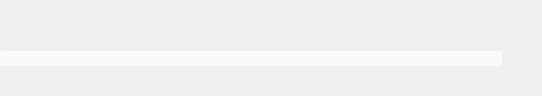
<?xml version="1.0" encoding="UTF-8"?>
<ui version="4.0">
 <class>ProgressDialog</class>
 <widget class="QWidget" name="ProgressDialog">
  <property name="geometry">
   <rect>
    <x>0</x>
    <y>0</y>
    <width>542</width>
    <height>96</height>
   </rect>
  </property>
  <property name="sizePolicy">
   <sizepolicy hsizetype="Minimum" vsizetype="Minimum">
    <horstretch>0</horstretch>
    <verstretch>0</verstretch>
   </sizepolicy>
  </property>
  <property name="windowTitle">
   <string>Form</string>
  </property>
  <property name="styleSheet">
   <string notr="true">QTextEdit, QTextBrowser {
background:rgba(0,0,0,0);
}
/* #QProgressBar */        

    QProgressBar {
        border-radius: 2px;
        text-align: center;
        color: #222222;
        background-color: rgba(255, 255, 255, 180);
        border:1px solid qradialgradient(spread:pad, cx:0.5, cy:0.5, radius:0.276201, fx:0.5, fy:0.5,
            stop:0 rgba(255, 255, 255, 100),
            stop:1 rgba(0, 0, 0, 0))
    }

    QProgressBar:chunk {
        background-color: qlineargradient(spread:pad, x1:0, y1:0, x2:0, y2:1,
            stop:0.473118 rgba(200, 79, 136, 255),
            stop:0.489247 rgba(200, 52, 119, 255),
            stop:1 rgba(200, 0, 105, 255));
        border-radius: 2px;
    }</string>
  </property>
  <layout class="QVBoxLayout" name="mainLayout">
   <property name="spacing">
    <number>0</number>
   </property>
   <property name="margin">
    <number>0</number>
   </property>
   <item>
    <widget class="QWidget" name="widget" native="true">
     <layout class="QGridLayout" name="gridLayout">
      <property name="margin">
       <number>0</number>
      </property>
      <property name="spacing">
       <number>0</number>
      </property>
      <item row="0" column="0">
       <layout class="QHBoxLayout" name="horizontalLayout_4">
        <item>
         <layout class="QVBoxLayout" name="verticalLayout">
          <property name="spacing">
           <number>0</number>
          </property>
          <item>
           <widget class="QTextBrowser" name="operationInfo">
            <property name="sizePolicy">
             <sizepolicy hsizetype="Expanding" vsizetype="Fixed">
              <horstretch>0</horstretch>
              <verstretch>0</verstretch>
             </sizepolicy>
            </property>
            <property name="minimumSize">
             <size>
              <width>0</width>
              <height>24</height>
             </size>
            </property>
            <property name="maximumSize">
             <size>
              <width>16777215</width>
              <height>24</height>
             </size>
            </property>
            <property name="font">
             <font>
              <pointsize>12</pointsize>
              <weight>75</weight>
              <bold>true</bold>
             </font>
            </property>
            <property name="frameShape">
             <enum>QFrame::NoFrame</enum>
            </property>
            <property name="verticalScrollBarPolicy">
             <enum>Qt::ScrollBarAlwaysOff</enum>
            </property>
            <property name="horizontalScrollBarPolicy">
             <enum>Qt::ScrollBarAlwaysOff</enum>
            </property>
            <property name="html">
             <string notr="true">&lt;!DOCTYPE HTML PUBLIC &quot;-//W3C//DTD HTML 4.0//EN&quot; &quot;http://www.w3.org/TR/REC-html40/strict.dtd&quot;&gt;
&lt;html&gt;&lt;head&gt;&lt;meta name=&quot;qrichtext&quot; content=&quot;1&quot; /&gt;&lt;style type=&quot;text/css&quot;&gt;
p, li { white-space: pre-wrap; }
&lt;/style&gt;&lt;/head&gt;&lt;body style=&quot; font-family:'Sans Serif'; font-size:12pt; font-weight:600; font-style:normal;&quot;&gt;
&lt;p style=&quot;-qt-paragraph-type:empty; margin-top:0px; margin-bottom:0px; margin-left:0px; margin-right:0px; -qt-block-indent:0; text-indent:0px; font-family:'Droid Sans'; font-size:9pt; font-weight:400;&quot;&gt;&lt;br /&gt;&lt;/p&gt;&lt;/body&gt;&lt;/html&gt;</string>
            </property>
            <property name="textInteractionFlags">
             <set>Qt::NoTextInteraction</set>
            </property>
           </widget>
          </item>
          <item>
           <layout class="QHBoxLayout" name="horizontalLayout_2">
            <property name="spacing">
             <number>0</number>
            </property>
            <item>
             <widget class="QTextBrowser" name="actionLabel">
              <property name="sizePolicy">
               <sizepolicy hsizetype="Expanding" vsizetype="Expanding">
                <horstretch>0</horstretch>
                <verstretch>0</verstretch>
               </sizepolicy>
              </property>
              <property name="minimumSize">
               <size>
                <width>0</width>
                <height>17</height>
               </size>
              </property>
              <property name="maximumSize">
               <size>
                <width>16777215</width>
                <height>17</height>
               </size>
              </property>
              <property name="frameShape">
               <enum>QFrame::NoFrame</enum>
              </property>
              <property name="verticalScrollBarPolicy">
               <enum>Qt::ScrollBarAlwaysOff</enum>
              </property>
              <property name="horizontalScrollBarPolicy">
               <enum>Qt::ScrollBarAlwaysOff</enum>
              </property>
              <property name="html">
               <string notr="true">&lt;!DOCTYPE HTML PUBLIC &quot;-//W3C//DTD HTML 4.0//EN&quot; &quot;http://www.w3.org/TR/REC-html40/strict.dtd&quot;&gt;
&lt;html&gt;&lt;head&gt;&lt;meta name=&quot;qrichtext&quot; content=&quot;1&quot; /&gt;&lt;style type=&quot;text/css&quot;&gt;
p, li { white-space: pre-wrap; }
&lt;/style&gt;&lt;/head&gt;&lt;body style=&quot; font-family:'Sans Serif'; font-size:9pt; font-weight:400; font-style:normal;&quot;&gt;
&lt;p style=&quot;-qt-paragraph-type:empty; margin-top:0px; margin-bottom:0px; margin-left:0px; margin-right:0px; -qt-block-indent:0; text-indent:0px; font-family:'Droid Sans';&quot;&gt;&lt;br /&gt;&lt;/p&gt;&lt;/body&gt;&lt;/html&gt;</string>
              </property>
             </widget>
            </item>
           </layout>
          </item>
         </layout>
        </item>
        <item>
         <widget class="QTextEdit" name="percentage">
          <property name="sizePolicy">
           <sizepolicy hsizetype="Fixed" vsizetype="Fixed">
            <horstretch>0</horstretch>
            <verstretch>0</verstretch>
           </sizepolicy>
          </property>
          <property name="minimumSize">
           <size>
            <width>140</width>
            <height>44</height>
           </size>
          </property>
          <property name="maximumSize">
           <size>
            <width>140</width>
            <height>44</height>
           </size>
          </property>
          <property name="font">
           <font>
            <pointsize>22</pointsize>
            <weight>75</weight>
            <bold>true</bold>
           </font>
          </property>
          <property name="styleSheet">
           <string notr="true"/>
          </property>
          <property name="frameShape">
           <enum>QFrame::NoFrame</enum>
          </property>
          <property name="verticalScrollBarPolicy">
           <enum>Qt::ScrollBarAlwaysOff</enum>
          </property>
          <property name="horizontalScrollBarPolicy">
           <enum>Qt::ScrollBarAlwaysOff</enum>
          </property>
          <property name="undoRedoEnabled">
           <bool>false</bool>
          </property>
          <property name="html">
           <string notr="true">&lt;!DOCTYPE HTML PUBLIC &quot;-//W3C//DTD HTML 4.0//EN&quot; &quot;http://www.w3.org/TR/REC-html40/strict.dtd&quot;&gt;
&lt;html&gt;&lt;head&gt;&lt;meta name=&quot;qrichtext&quot; content=&quot;1&quot; /&gt;&lt;style type=&quot;text/css&quot;&gt;
p, li { white-space: pre-wrap; }
&lt;/style&gt;&lt;/head&gt;&lt;body style=&quot; font-family:'Sans Serif'; font-size:22pt; font-weight:600; font-style:normal;&quot;&gt;
&lt;p style=&quot;-qt-paragraph-type:empty; margin-top:0px; margin-bottom:0px; margin-left:0px; margin-right:0px; -qt-block-indent:0; text-indent:0px; font-family:'Droid Sans';&quot;&gt;&lt;br /&gt;&lt;/p&gt;&lt;/body&gt;&lt;/html&gt;</string>
          </property>
          <property name="textInteractionFlags">
           <set>Qt::NoTextInteraction</set>
          </property>
         </widget>
        </item>
       </layout>
      </item>
      <item row="1" column="0">
       <layout class="QHBoxLayout" name="horizontalLayout">
        <item>
         <widget class="QProgressBar" name="progressBar">
          <property name="minimumSize">
           <size>
            <width>220</width>
            <height>15</height>
           </size>
          </property>
          <property name="maximumSize">
           <size>
            <width>16777215</width>
            <height>15</height>
           </size>
          </property>
          <property name="value">
           <number>0</number>
          </property>
          <property name="textVisible">
           <bool>false</bool>
          </property>
         </widget>
        </item>
        <item>
         <widget class="QPushButton" name="cancelButton">
          <property name="maximumSize">
           <size>
            <width>50</width>
            <height>16777215</height>
           </size>
          </property>
          <property name="text">
           <string/>
          </property>
          <property name="icon">
           <iconset>
            <normaloff>../../../../../../../../../../../../../../../../../../../usr/share/icons/oxygen/16x16/status/dialog-error.png</normaloff>../../../../../../../../../../../../../../../../../../../usr/share/icons/oxygen/16x16/status/dialog-error.png</iconset>
          </property>
          <property name="shortcut">
           <string>Alt+C</string>
          </property>
          <property name="flat">
           <bool>true</bool>
          </property>
         </widget>
        </item>
       </layout>
      </item>
      <item row="2" column="0">
       <layout class="QHBoxLayout" name="horizontalLayout_3">
        <item>
         <widget class="QTextEdit" name="completedInfo">
          <property name="sizePolicy">
           <sizepolicy hsizetype="Fixed" vsizetype="Fixed">
            <horstretch>0</horstretch>
            <verstretch>0</verstretch>
           </sizepolicy>
          </property>
          <property name="maximumSize">
           <size>
            <width>340</width>
            <height>20</height>
           </size>
          </property>
          <property name="font">
           <font>
            <weight>75</weight>
            <bold>true</bold>
           </font>
          </property>
          <property name="styleSheet">
           <string notr="true"/>
          </property>
          <property name="frameShape">
           <enum>QFrame::NoFrame</enum>
          </property>
          <property name="frameShadow">
           <enum>QFrame::Plain</enum>
          </property>
          <property name="lineWidth">
           <number>0</number>
          </property>
          <property name="verticalScrollBarPolicy">
           <enum>Qt::ScrollBarAlwaysOff</enum>
          </property>
          <property name="horizontalScrollBarPolicy">
           <enum>Qt::ScrollBarAlwaysOff</enum>
          </property>
          <property name="readOnly">
           <bool>true</bool>
          </property>
          <property name="html">
           <string notr="true">&lt;!DOCTYPE HTML PUBLIC &quot;-//W3C//DTD HTML 4.0//EN&quot; &quot;http://www.w3.org/TR/REC-html40/strict.dtd&quot;&gt;
&lt;html&gt;&lt;head&gt;&lt;meta name=&quot;qrichtext&quot; content=&quot;1&quot; /&gt;&lt;style type=&quot;text/css&quot;&gt;
p, li { white-space: pre-wrap; }
&lt;/style&gt;&lt;/head&gt;&lt;body style=&quot; font-family:'Sans Serif'; font-size:9pt; font-weight:600; font-style:normal;&quot;&gt;
&lt;p style=&quot;-qt-paragraph-type:empty; margin-top:0px; margin-bottom:0px; margin-left:0px; margin-right:0px; -qt-block-indent:0; text-indent:0px; font-family:'Droid Sans';&quot;&gt;&lt;br /&gt;&lt;/p&gt;&lt;/body&gt;&lt;/html&gt;</string>
          </property>
          <property name="textInteractionFlags">
           <set>Qt::NoTextInteraction</set>
          </property>
         </widget>
        </item>
        <item>
         <spacer name="horizontalSpacer">
          <property name="orientation">
           <enum>Qt::Horizontal</enum>
          </property>
          <property name="sizeHint" stdset="0">
           <size>
            <width>40</width>
            <height>20</height>
           </size>
          </property>
         </spacer>
        </item>
        <item>
         <widget class="QTextEdit" name="timeRemaining">
          <property name="sizePolicy">
           <sizepolicy hsizetype="Fixed" vsizetype="Fixed">
            <horstretch>0</horstretch>
            <verstretch>0</verstretch>
           </sizepolicy>
          </property>
          <property name="maximumSize">
           <size>
            <width>80</width>
            <height>20</height>
           </size>
          </property>
          <property name="styleSheet">
           <string notr="true"/>
          </property>
          <property name="frameShape">
           <enum>QFrame::NoFrame</enum>
          </property>
          <property name="lineWidth">
           <number>0</number>
          </property>
          <property name="verticalScrollBarPolicy">
           <enum>Qt::ScrollBarAlwaysOff</enum>
          </property>
          <property name="horizontalScrollBarPolicy">
           <enum>Qt::ScrollBarAlwaysOff</enum>
          </property>
          <property name="undoRedoEnabled">
           <bool>false</bool>
          </property>
          <property name="html">
           <string notr="true">&lt;!DOCTYPE HTML PUBLIC &quot;-//W3C//DTD HTML 4.0//EN&quot; &quot;http://www.w3.org/TR/REC-html40/strict.dtd&quot;&gt;
&lt;html&gt;&lt;head&gt;&lt;meta name=&quot;qrichtext&quot; content=&quot;1&quot; /&gt;&lt;style type=&quot;text/css&quot;&gt;
p, li { white-space: pre-wrap; }
&lt;/style&gt;&lt;/head&gt;&lt;body style=&quot; font-family:'Sans Serif'; font-size:9pt; font-weight:400; font-style:normal;&quot;&gt;
&lt;p style=&quot;-qt-paragraph-type:empty; margin-top:0px; margin-bottom:0px; margin-left:0px; margin-right:0px; -qt-block-indent:0; text-indent:0px; font-family:'Droid Sans';&quot;&gt;&lt;br /&gt;&lt;/p&gt;&lt;/body&gt;&lt;/html&gt;</string>
          </property>
          <property name="acceptRichText">
           <bool>false</bool>
          </property>
          <property name="textInteractionFlags">
           <set>Qt::NoTextInteraction</set>
          </property>
         </widget>
        </item>
       </layout>
      </item>
     </layout>
    </widget>
   </item>
  </layout>
 </widget>
 <resources/>
 <connections/>
</ui>
